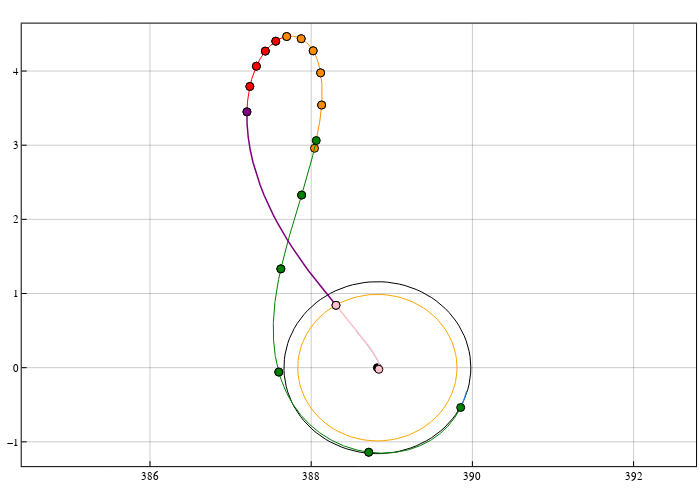

This figure's notebook cell:
### Code cell
# backward from the x_lr
params = [
    param3b.mu2, param3b.mus, param3b.as, pi-θslr, param3b.oml, param3b.omb, 0.0, 0.0, 0.0, 0.0, 0.0, dir_func
]
prob = ODEProblem(SailorMoon.rhs_bcr4bp_sb1frame2!, s0, [0, t - tof], params, method=Tsit5(), reltol=1e-12, abstol=1e-12)
sol = solve(prob);
plot!(pcart, sol[1,:], sol[2,:], linewidth=1.5, c=:pink)
scatter!(pcart, [sol[1,1], sol[1,end]], [sol[2,1], sol[2,end]], c=:pink)
